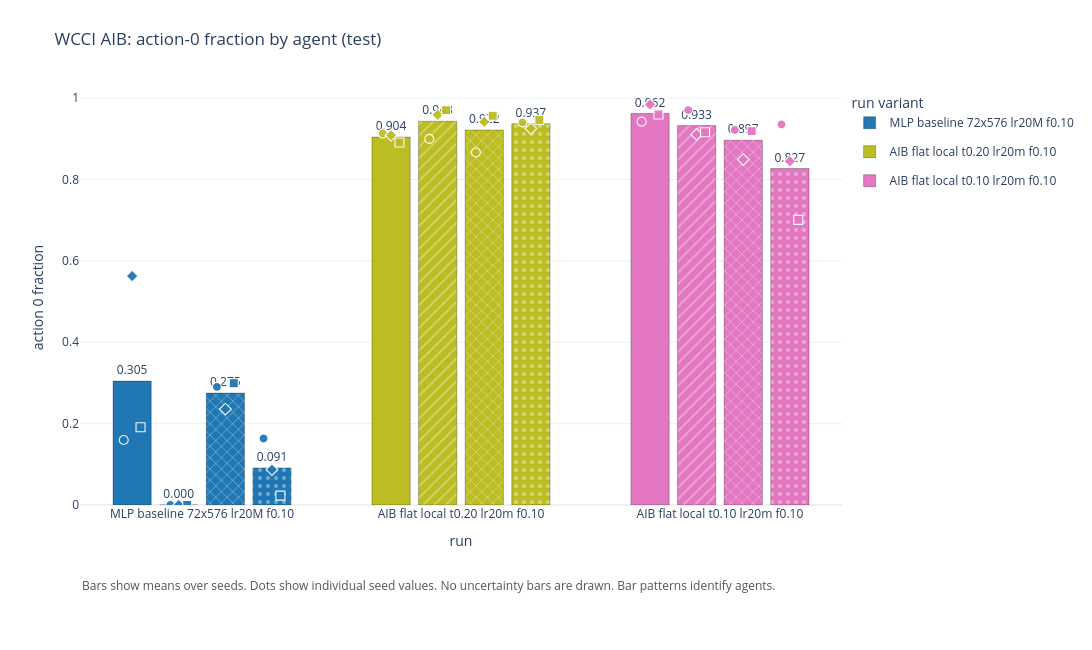

The notebook cell saved with this chart:
### Code cell
fig_action0_aib, action0_aib_rows, action0_aib_summary = plot_action0_by_agent(
    source_rows(action0_latest, "WCCI AIB"), SELECTED_ACTION0_AIB_RUNS,
    title=f"WCCI AIB: action-0 fraction by agent ({ACTION_METRIC_SOURCE})",
    save_name=f"wcci_aib_action0_{ACTION_METRIC_SOURCE}",
)
# fig_action0_aib

### Figure 1 — Plotly figure (JSON) as saved in the notebook; plotly's stock layout.template omitted (floating-point values rounded to 4 significant figures)
{"data": [{"cliponaxis": false, "customdata": [["agent_0", "wcci_mlp_baseline_72x576_lr20m_f010", 3, "[0, 1, 2]", "[59968512]", 0.2241, 0.1598, 0.5627], ["agent_1", "wcci_mlp_baseline_72x576_lr20m_f010", 3, "[0, 1, 2]", "[59968512]", 0, 0, 0], ["agent_2", "wcci_mlp_baseline_72x576_lr20m_f010", 3, "[0, 1, 2]", "[59968512]", 0.0343, 0.2359, 0.2993], ["agent_3", "wcci_mlp_baseline_72x576_lr20m_f010", 3, "[0, 1, 2]", "[59968512]", 0.07026, 0.02305, 0.1634]], "hovertemplate": "run type=MLP baseline 72x576 lr20M f0.10<br>agent=%{customdata[0]}<br>mean action-0 fraction=%{y:.4f}<br>std action-0=%{customdata[5]:.4f}<br>min action-0=%{customdata[6]:.4f}<br>max action-0=%{customdata[7]:.4f}<br>n_seeds=%{customdata[2]}<br>seeds=%{customdata[3]}<br>selected_metric_steps=%{customdata[4]}<extra></extra>", "legendgroup": "MLP baseline 72x576 lr20M f0.10", "marker": {"color": "#1f77b4", "line": {"color": "rgba(0,0,0,0.35)", "width": 0.8}, "pattern": {"fgcolor": "rgba(255,255,255,0.75)", "shape": ["", "/", "x", "."], "size": 8}}, "name": "MLP baseline 72x576 lr20M f0.10", "text": ["0.305", "0.000", "0.275", "0.091"], "textposition": "outside", "type": "bar", "width": 0.1476, "x": [-0.27, -0.09, 0.09, 0.27], "y": [0.3045, 0, 0.2752, 0.09115]}, {"cliponaxis": false, "customdata": [["agent_0", "wcci_aib_00_flat_local_t020_72x576_lr20m_f010", 3, "[0, 1, 2]", "[59968512]", 0.01173, 0.8909, 0.9129], ["agent_1", "wcci_aib_00_flat_local_t020_72x576_lr20m_f010", 3, "[0, 1, 2]", "[59968512]", 0.03795, 0.8998, 0.9705], ["agent_2", "wcci_aib_00_flat_local_t020_72x576_lr20m_f010", 3, "[0, 1, 2]", "[59968512]", 0.04844, 0.8663, 0.9566], ["agent_3", "wcci_aib_00_flat_local_t020_72x576_lr20m_f010", 3, "[0, 1, 2]", "[59968512]", 0.01094, 0.9251, 0.9464]], "hovertemplate": "run type=AIB flat local t0.20 lr20m f0.10<br>agent=%{customdata[0]}<br>mean action-0 fraction=%{y:.4f}<br>std action-0=%{customdata[5]:.4f}<br>min action-0=%{customdata[6]:.4f}<br>max action-0=%{customdata[7]:.4f}<br>n_seeds=%{customdata[2]}<br>seeds=%{customdata[3]}<br>selected_metric_steps=%{customdata[4]}<extra></extra>", "legendgroup": "AIB flat local t0.20 lr20m f0.10", "marker": {"color": "#bcbd22", "line": {"color": "rgba(0,0,0,0.35)", "width": 0.8}, "pattern": {"fgcolor": "rgba(255,255,255,0.75)", "shape": ["", "/", "x", "."], "size": 8}}, "name": "AIB flat local t0.20 lr20m f0.10", "text": ["0.904", "0.943", "0.922", "0.937"], "textposition": "outside", "type": "bar", "width": 0.1476, "x": [0.73, 0.91, 1.09, 1.27], "y": [0.9042, 0.9431, 0.9215, 0.9372]}, {"cliponaxis": false, "customdata": [["agent_0", "wcci_aib_01_flat_local_t010_72x576_lr20m_f010", 3, "[0, 1, 2]", "[56153088, 56899584, 57314304]", 0.02112, 0.9422, 0.9843], ["agent_1", "wcci_aib_01_flat_local_t010_72x576_lr20m_f010", 3, "[0, 1, 2]", "[56153088, 56899584, 57314304]", 0.03313, 0.9109, 0.9706], ["agent_2", "wcci_aib_01_flat_local_t010_72x576_lr20m_f010", 3, "[0, 1, 2]", "[56153088, 56899584, 57314304]", 0.04115, 0.8491, 0.9216], ["agent_3", "wcci_aib_01_flat_local_t010_72x576_lr20m_f010", 3, "[0, 1, 2]", "[56153088, 56899584, 57314304]", 0.1182, 0.7009, 0.9353]], "hovertemplate": "run type=AIB flat local t0.10 lr20m f0.10<br>agent=%{customdata[0]}<br>mean action-0 fraction=%{y:.4f}<br>std action-0=%{customdata[5]:.4f}<br>min action-0=%{customdata[6]:.4f}<br>max action-0=%{customdata[7]:.4f}<br>n_seeds=%{customdata[2]}<br>seeds=%{customdata[3]}<br>selected_metric_steps=%{customdata[4]}<extra></extra>", "legendgroup": "AIB flat local t0.10 lr20m f0.10", "marker": {"color": "#e377c2", "line": {"color": "rgba(0,0,0,0.35)", "width": 0.8}, "pattern": {"fgcolor": "rgba(255,255,255,0.75)", "shape": ["", "/", "x", "."], "size": 8}}, "name": "AIB flat local t0.10 lr20m f0.10", "text": ["0.962", "0.933", "0.897", "0.827"], "textposition": "outside", "type": "bar", "width": 0.1476, "x": [1.73, 1.91, 2.09, 2.27], "y": [0.9621, 0.9325, 0.8966, 0.827]}, {"customdata": [["wcci_aib_00_flat_local_t020_72x576_lr20m_f010_s0", 0, 59968512, "test/explain/frac_action_0_agent_0", "wcci_aib_2"], ["wcci_aib_00_flat_local_t020_72x576_lr20m_f010_s1", 1, 59968512, "test/explain/frac_action_0_agent_0", "wcci_aib_2"], ["wcci_aib_00_flat_local_t020_72x576_lr20m_f010_s2", 2, 59968512, "test/explain/frac_action_0_agent_0", "wcci_aib_2"]], "hovertemplate": "run=%{customdata[0]}<br>seed=%{customdata[1]}<br>agent=agent_0<br>run type=AIB flat local t0.20 lr20m f0.10<br>action-0 fraction=%{y:.4f}<br>selected_metric_step=%{customdata[2]}<br>metric=%{customdata[3]}<br>download_group=%{customdata[4]}<extra></extra>", "legendgroup": "AIB flat local t0.20 lr20m f0.10", "marker": {"color": "#bcbd22", "line": {"color": "white", "width": 1.1}, "opacity": 0.95, "size": 9, "symbol": ["circle", "diamond", "square"]}, "mode": "markers", "name": "AIB flat local t0.20 lr20m f0.10 agent_0 seeds", "showlegend": false, "type": "scatter", "x": [0.6975, 0.73, 0.7625], "y": [0.9129, 0.9088, 0.8909]}, {"customdata": [["wcci_aib_00_flat_local_t020_72x576_lr20m_f010_s0", 0, 59968512, "test/explain/frac_action_0_agent_1", "wcci_aib_2"], ["wcci_aib_00_flat_local_t020_72x576_lr20m_f010_s1", 1, 59968512, "test/explain/frac_action_0_agent_1", "wcci_aib_2"], ["wcci_aib_00_flat_local_t020_72x576_lr20m_f010_s2", 2, 59968512, "test/explain/frac_action_0_agent_1", "wcci_aib_2"]], "hovertemplate": "run=%{customdata[0]}<br>seed=%{customdata[1]}<br>agent=agent_1<br>run type=AIB flat local t0.20 lr20m f0.10<br>action-0 fraction=%{y:.4f}<br>selected_metric_step=%{customdata[2]}<br>metric=%{customdata[3]}<br>download_group=%{customdata[4]}<extra></extra>", "legendgroup": "AIB flat local t0.20 lr20m f0.10", "marker": {"color": "#bcbd22", "line": {"color": "white", "width": 1.1}, "opacity": 0.95, "size": 9, "symbol": ["circle", "diamond", "square"]}, "mode": "markers", "name": "AIB flat local t0.20 lr20m f0.10 agent_1 seeds", "showlegend": false, "type": "scatter", "x": [0.8775, 0.91, 0.9425], "y": [0.8998, 0.959, 0.9705]}, {"customdata": [["wcci_aib_00_flat_local_t020_72x576_lr20m_f010_s0", 0, 59968512, "test/explain/frac_action_0_agent_2", "wcci_aib_2"], ["wcci_aib_00_flat_local_t020_72x576_lr20m_f010_s1", 1, 59968512, "test/explain/frac_action_0_agent_2", "wcci_aib_2"], ["wcci_aib_00_flat_local_t020_72x576_lr20m_f010_s2", 2, 59968512, "test/explain/frac_action_0_agent_2", "wcci_aib_2"]], "hovertemplate": "run=%{customdata[0]}<br>seed=%{customdata[1]}<br>agent=agent_2<br>run type=AIB flat local t0.20 lr20m f0.10<br>action-0 fraction=%{y:.4f}<br>selected_metric_step=%{customdata[2]}<br>metric=%{customdata[3]}<br>download_group=%{customdata[4]}<extra></extra>", "legendgroup": "AIB flat local t0.20 lr20m f0.10", "marker": {"color": "#bcbd22", "line": {"color": "white", "width": 1.1}, "opacity": 0.95, "size": 9, "symbol": ["circle", "diamond", "square"]}, "mode": "markers", "name": "AIB flat local t0.20 lr20m f0.10 agent_2 seeds", "showlegend": false, "type": "scatter", "x": [1.058, 1.09, 1.122], "y": [0.8663, 0.9418, 0.9566]}, {"customdata": [["wcci_aib_00_flat_local_t020_72x576_lr20m_f010_s0", 0, 59968512, "test/explain/frac_action_0_agent_3", "wcci_aib_2"], ["wcci_aib_00_flat_local_t020_72x576_lr20m_f010_s1", 1, 59968512, "test/explain/frac_action_0_agent_3", "wcci_aib_2"], ["wcci_aib_00_flat_local_t020_72x576_lr20m_f010_s2", 2, 59968512, "test/explain/frac_action_0_agent_3", "wcci_aib_2"]], "hovertemplate": "run=%{customdata[0]}<br>seed=%{customdata[1]}<br>agent=agent_3<br>run type=AIB flat local t0.20 lr20m f0.10<br>action-0 fraction=%{y:.4f}<br>selected_metric_step=%{customdata[2]}<br>metric=%{customdata[3]}<br>download_group=%{customdata[4]}<extra></extra>", "legendgroup": "AIB flat local t0.20 lr20m f0.10", "marker": {"color": "#bcbd22", "line": {"color": "white", "width": 1.1}, "opacity": 0.95, "size": 9, "symbol": ["circle", "diamond", "square"]}, "mode": "markers", "name": "AIB flat local t0.20 lr20m f0.10 agent_3 seeds", "showlegend": false, "type": "scatter", "x": [1.238, 1.27, 1.302], "y": [0.9401, 0.9251, 0.9464]}, {"customdata": [["wcci_aib_01_flat_local_t010_72x576_lr20m_f010_s0", 0, 56153088, "test/explain/frac_action_0_agent_0", "wcci_aib_2"], ["wcci_aib_01_flat_local_t010_72x576_lr20m_f010_s1", 1, 56899584, "test/explain/frac_action_0_agent_0", "wcci_aib_2"], ["wcci_aib_01_flat_local_t010_72x576_lr20m_f010_s2", 2, 57314304, "test/explain/frac_action_0_agent_0", "wcci_aib_2"]], "hovertemplate": "run=%{customdata[0]}<br>seed=%{customdata[1]}<br>agent=agent_0<br>run type=AIB flat local t0.10 lr20m f0.10<br>action-0 fraction=%{y:.4f}<br>selected_metric_step=%{customdata[2]}<br>metric=%{customdata[3]}<br>download_group=%{customdata[4]}<extra></extra>", "legendgroup": "AIB flat local t0.10 lr20m f0.10", "marker": {"color": "#e377c2", "line": {"color": "white", "width": 1.1}, "opacity": 0.95, "size": 9, "symbol": ["circle", "diamond", "square"]}, "mode": "markers", "name": "AIB flat local t0.10 lr20m f0.10 agent_0 seeds", "showlegend": false, "type": "scatter", "x": [1.698, 1.73, 1.762], "y": [0.9422, 0.9843, 0.9599]}, {"customdata": [["wcci_aib_01_flat_local_t010_72x576_lr20m_f010_s0", 0, 56153088, "test/explain/frac_action_0_agent_1", "wcci_aib_2"], ["wcci_aib_01_flat_local_t010_72x576_lr20m_f010_s1", 1, 56899584, "test/explain/frac_action_0_agent_1", "wcci_aib_2"], ["wcci_aib_01_flat_local_t010_72x576_lr20m_f010_s2", 2, 57314304, "test/explain/frac_action_0_agent_1", "wcci_aib_2"]], "hovertemplate": "run=%{customdata[0]}<br>seed=%{customdata[1]}<br>agent=agent_1<br>run type=AIB flat local t0.10 lr20m f0.10<br>action-0 fraction=%{y:.4f}<br>selected_metric_step=%{customdata[2]}<br>metric=%{customdata[3]}<br>download_group=%{customdata[4]}<extra></extra>", "legendgroup": "AIB flat local t0.10 lr20m f0.10", "marker": {"color": "#e377c2", "line": {"color": "white", "width": 1.1}, "opacity": 0.95, "size": 9, "symbol": ["circle", "diamond", "square"]}, "mode": "markers", "name": "AIB flat local t0.10 lr20m f0.10 agent_1 seeds", "showlegend": false, "type": "scatter", "x": [1.878, 1.91, 1.942], "y": [0.9706, 0.9109, 0.916]}, {"customdata": [["wcci_aib_01_flat_local_t010_72x576_lr20m_f010_s0", 0, 56153088, "test/explain/frac_action_0_agent_2", "wcci_aib_2"], ["wcci_aib_01_flat_local_t010_72x576_lr20m_f010_s1", 1, 56899584, "test/explain/frac_action_0_agent_2", "wcci_aib_2"], ["wcci_aib_01_flat_local_t010_72x576_lr20m_f010_s2", 2, 57314304, "test/explain/frac_action_0_agent_2", "wcci_aib_2"]], "hovertemplate": "run=%{customdata[0]}<br>seed=%{customdata[1]}<br>agent=agent_2<br>run type=AIB flat local t0.10 lr20m f0.10<br>action-0 fraction=%{y:.4f}<br>selected_metric_step=%{customdata[2]}<br>metric=%{customdata[3]}<br>download_group=%{customdata[4]}<extra></extra>", "legendgroup": "AIB flat local t0.10 lr20m f0.10", "marker": {"color": "#e377c2", "line": {"color": "white", "width": 1.1}, "opacity": 0.95, "size": 9, "symbol": ["circle", "diamond", "square"]}, "mode": "markers", "name": "AIB flat local t0.10 lr20m f0.10 agent_2 seeds", "showlegend": false, "type": "scatter", "x": [2.058, 2.09, 2.122], "y": [0.9216, 0.8491, 0.919]}, {"customdata": [["wcci_aib_01_flat_local_t010_72x576_lr20m_f010_s0", 0, 56153088, "test/explain/frac_action_0_agent_3", "wcci_aib_2"], ["wcci_aib_01_flat_local_t010_72x576_lr20m_f010_s1", 1, 56899584, "test/explain/frac_action_0_agent_3", "wcci_aib_2"], ["wcci_aib_01_flat_local_t010_72x576_lr20m_f010_s2", 2, 57314304, "test/explain/frac_action_0_agent_3", "wcci_aib_2"]], "hovertemplate": "run=%{customdata[0]}<br>seed=%{customdata[1]}<br>agent=agent_3<br>run type=AIB flat local t0.10 lr20m f0.10<br>action-0 fraction=%{y:.4f}<br>selected_metric_step=%{customdata[2]}<br>metric=%{customdata[3]}<br>download_group=%{customdata[4]}<extra></extra>", "legendgroup": "AIB flat local t0.10 lr20m f0.10", "marker": {"color": "#e377c2", "line": {"color": "white", "width": 1.1}, "opacity": 0.95, "size": 9, "symbol": ["circle", "diamond", "square"]}, "mode": "markers", "name": "AIB flat local t0.10 lr20m f0.10 agent_3 seeds", "showlegend": false, "type": "scatter", "x": [2.238, 2.27, 2.302], "y": [0.9353, 0.8448, 0.7009]}, {"customdata": [["wcci_mlp_baseline_72x576_lr20m_f010_s0", 0, 59968512, "test/explain/frac_action_0_agent_0", "wcci_baseline_2"], ["wcci_mlp_baseline_72x576_lr20m_f010_s1", 1, 59968512, "test/explain/frac_action_0_agent_0", "wcci_baseline_2"], ["wcci_mlp_baseline_72x576_lr20m_f010_s2", 2, 59968512, "test/explain/frac_action_0_agent_0", "wcci_baseline_2"]], "hovertemplate": "run=%{customdata[0]}<br>seed=%{customdata[1]}<br>agent=agent_0<br>run type=MLP baseline 72x576 lr20M f0.10<br>action-0 fraction=%{y:.4f}<br>selected_metric_step=%{customdata[2]}<br>metric=%{customdata[3]}<br>download_group=%{customdata[4]}<extra></extra>", "legendgroup": "MLP baseline 72x576 lr20M f0.10", "marker": {"color": "#1f77b4", "line": {"color": "white", "width": 1.1}, "opacity": 0.95, "size": 9, "symbol": ["circle", "diamond", "square"]}, "mode": "markers", "name": "MLP baseline 72x576 lr20M f0.10 agent_0 seeds", "showlegend": false, "type": "scatter", "x": [-0.3025, -0.27, -0.2375], "y": [0.1598, 0.5627, 0.191]}, {"customdata": [["wcci_mlp_baseline_72x576_lr20m_f010_s0", 0, 59968512, "test/explain/frac_action_0_agent_1", "wcci_baseline_2"], ["wcci_mlp_baseline_72x576_lr20m_f010_s1", 1, 59968512, "test/explain/frac_action_0_agent_1", "wcci_baseline_2"], ["wcci_mlp_baseline_72x576_lr20m_f010_s2", 2, 59968512, "test/explain/frac_action_0_agent_1", "wcci_baseline_2"]], "hovertemplate": "run=%{customdata[0]}<br>seed=%{customdata[1]}<br>agent=agent_1<br>run type=MLP baseline 72x576 lr20M f0.10<br>action-0 fraction=%{y:.4f}<br>selected_metric_step=%{customdata[2]}<br>metric=%{customdata[3]}<br>download_group=%{customdata[4]}<extra></extra>", "legendgroup": "MLP baseline 72x576 lr20M f0.10", "marker": {"color": "#1f77b4", "line": {"color": "white", "width": 1.1}, "opacity": 0.95, "size": 9, "symbol": ["circle", "diamond", "square"]}, "mode": "markers", "name": "MLP baseline 72x576 lr20M f0.10 agent_1 seeds", "showlegend": false, "type": "scatter", "x": [-0.1225, -0.09, -0.05753], "y": [0.0, 0.0, 0.0]}, {"customdata": [["wcci_mlp_baseline_72x576_lr20m_f010_s0", 0, 59968512, "test/explain/frac_action_0_agent_2", "wcci_baseline_2"], ["wcci_mlp_baseline_72x576_lr20m_f010_s1", 1, 59968512, "test/explain/frac_action_0_agent_2", "wcci_baseline_2"], ["wcci_mlp_baseline_72x576_lr20m_f010_s2", 2, 59968512, "test/explain/frac_action_0_agent_2", "wcci_baseline_2"]], "hovertemplate": "run=%{customdata[0]}<br>seed=%{customdata[1]}<br>agent=agent_2<br>run type=MLP baseline 72x576 lr20M f0.10<br>action-0 fraction=%{y:.4f}<br>selected_metric_step=%{customdata[2]}<br>metric=%{customdata[3]}<br>download_group=%{customdata[4]}<extra></extra>", "legendgroup": "MLP baseline 72x576 lr20M f0.10", "marker": {"color": "#1f77b4", "line": {"color": "white", "width": 1.1}, "opacity": 0.95, "size": 9, "symbol": ["circle", "diamond", "square"]}, "mode": "markers", "name": "MLP baseline 72x576 lr20M f0.10 agent_2 seeds", "showlegend": false, "type": "scatter", "x": [0.05753, 0.09, 0.1225], "y": [0.2903, 0.2359, 0.2993]}, {"customdata": [["wcci_mlp_baseline_72x576_lr20m_f010_s0", 0, 59968512, "test/explain/frac_action_0_agent_3", "wcci_baseline_2"], ["wcci_mlp_baseline_72x576_lr20m_f010_s1", 1, 59968512, "test/explain/frac_action_0_agent_3", "wcci_baseline_2"], ["wcci_mlp_baseline_72x576_lr20m_f010_s2", 2, 59968512, "test/explain/frac_action_0_agent_3", "wcci_baseline_2"]], "hovertemplate": "run=%{customdata[0]}<br>seed=%{customdata[1]}<br>agent=agent_3<br>run type=MLP baseline 72x576 lr20M f0.10<br>action-0 fraction=%{y:.4f}<br>selected_metric_step=%{customdata[2]}<br>metric=%{customdata[3]}<br>download_group=%{customdata[4]}<extra></extra>", "legendgroup": "MLP baseline 72x576 lr20M f0.10", "marker": {"color": "#1f77b4", "line": {"color": "white", "width": 1.1}, "opacity": 0.95, "size": 9, "symbol": ["circle", "diamond", "square"]}, "mode": "markers", "name": "MLP baseline 72x576 lr20M f0.10 agent_3 seeds", "showlegend": false, "type": "scatter", "x": [0.2375, 0.27, 0.3025], "y": [0.1634, 0.08702, 0.02305]}], "layout": {"annotations": [{"align": "left", "font": {"color": "#555", "size": 12}, "showarrow": false, "text": "Bars show means over seeds. Dots show individual seed values. No uncertainty bars are drawn. Bar patterns identify agents.", "x": 0, "xref": "paper", "y": -0.22, "yref": "paper"}], "bargap": 0.2, "height": 650, "legend": {"orientation": "v", "title": {"text": "run variant"}, "x": 1.01, "xanchor": "left", "y": 1, "yanchor": "top"}, "margin": {"b": 145, "l": 80, "r": 250, "t": 90}, "title": {"text": "WCCI AIB: action-0 fraction by agent (test)"}, "width": 1450, "xaxis": {"tickmode": "array", "ticktext": ["MLP baseline 72x576 lr20M f0.10", "AIB flat local t0.20 lr20m f0.10", "AIB flat local t0.10 lr20m f0.10"], "tickvals": [0, 1, 2], "title": {"text": "run"}}, "yaxis": {"range": [0, 1.02], "title": {"text": "action 0 fraction"}}}}
